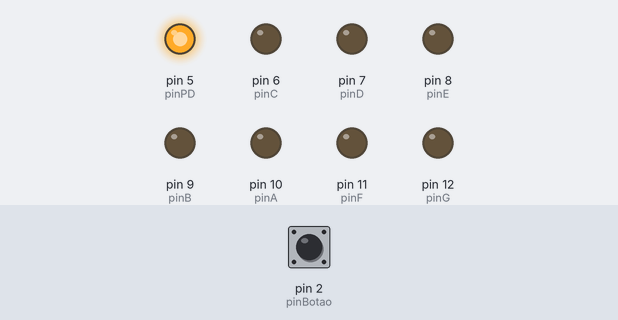
The sketch below on a simulated Arduino Uno, built with avr-gcc and run on an emulated ATmega328P. Parts: output pins drawn as LEDs (lit = HIGH). The inputs (shaded band) are chosen by the test bench; at power-on: pin 2 (pinBotao) LOW.

Above: at 1.2 s.
1.3 s: pin 2 (pinBotao) pulled HIGH for 0.15 s
At 2.0 s:
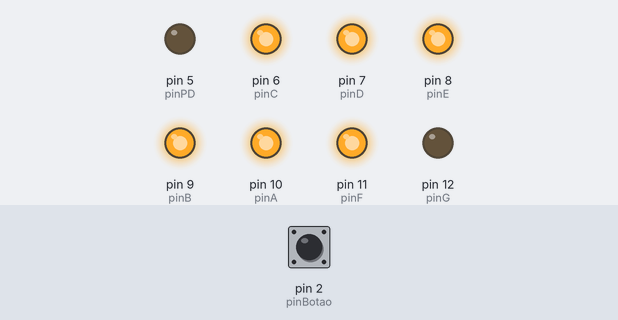
2.9 s: pin 2 (pinBotao) pulled HIGH for 1 s
At 3.3 s:
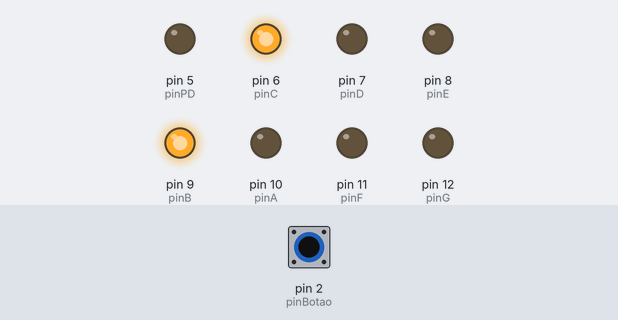
5.4 s: pin 2 (pinBotao) pulled HIGH for 0.15 s
At 6.4 s:
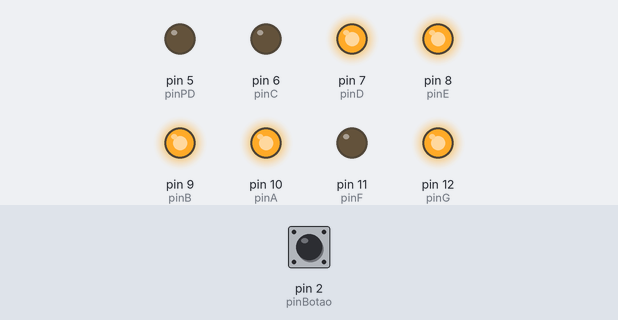
7.0 s: pin 2 (pinBotao) pulled HIGH for 3.2 s
At 7.6 s:
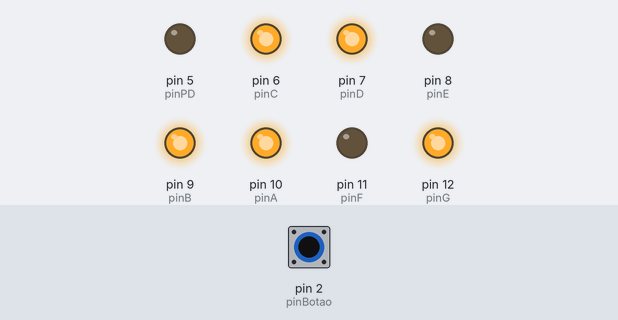
11.7 s: pin 2 (pinBotao) pulled HIGH for 0.15 s
At 12.4 s:
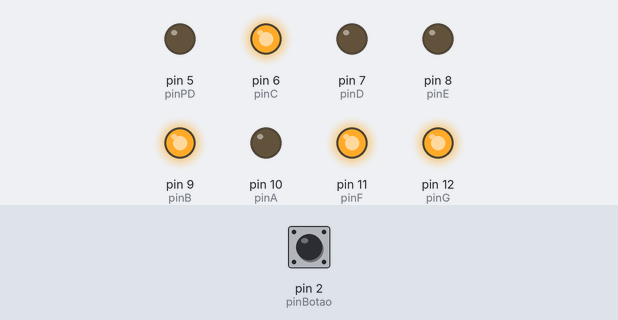
13.3 s: pin 2 (pinBotao) pulled HIGH for 1 s
At 13.6 s:
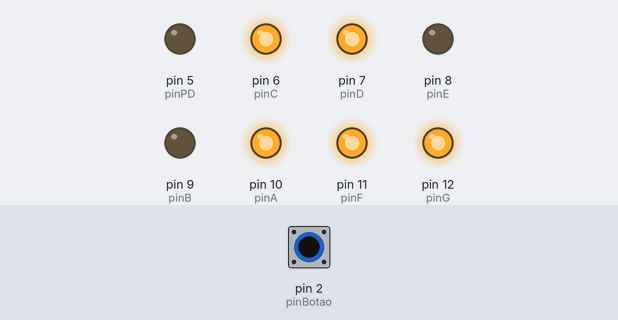
Timing chart, 0 to 16.3 s (numbered marks = the images above; inputs shaded):
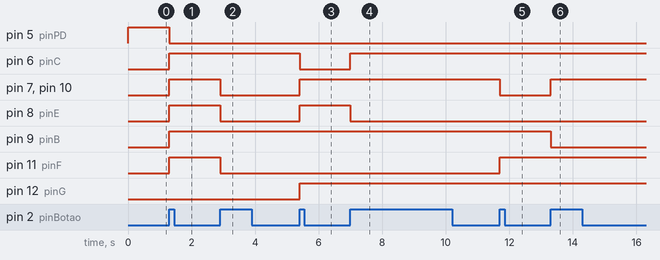

Measured:
- after the input at 1.3 s, pin 5 (pinPD): HIGH → LOW at once; pin 6 (pinC), pin 7 (pinD), pin 8 (pinE), pin 9 (pinB), pin 10 (pinA), pin 11 (pinF): LOW → HIGH at once
- after the input at 2.9 s, pin 7 (pinD), pin 8 (pinE), pin 10 (pinA), pin 11 (pinF): HIGH → LOW at once
- after the input at 5.4 s, pin 6 (pinC): HIGH → LOW at once; pin 7 (pinD), pin 8 (pinE), pin 10 (pinA), pin 12 (pinG): LOW → HIGH at once
- after the input at 7.0 s, pin 6 (pinC): LOW → HIGH at once; pin 8 (pinE): HIGH → LOW at once
- after the input at 11.7 s, pin 7 (pinD), pin 10 (pinA): HIGH → LOW at once; pin 11 (pinF): LOW → HIGH at once
- after the input at 13.3 s, pin 7 (pinD), pin 10 (pinA): LOW → HIGH at once; pin 9 (pinB): HIGH → LOW at once

The sketch:

Programa_C+__Display_7-LED_com_arduino.ino
```cpp
#define pinA 10
#define pinB 9
#define pinC 6
#define pinD 7
#define pinE 8
#define pinF 11
#define pinG 12
#define pinPD 5
#define pinBotao 2

int numero = 10;
boolean botaoAtu = false;
boolean botaoAnt = false;

void setup() {
  // put your setup code here, to run once:
  pinMode(pinBotao, INPUT);

  pinMode(pinA, OUTPUT);
  pinMode(pinB, OUTPUT);
  pinMode(pinC, OUTPUT);
  pinMode(pinD, OUTPUT);
  pinMode(pinE, OUTPUT);
  pinMode(pinF, OUTPUT);
  pinMode(pinG, OUTPUT);
  pinMode(pinPD, OUTPUT);
}

void loop() {
  // put your main code here, to run repeatedly:
  botaoAtu = digitalRead(pinBotao);

  if (botaoAtu && !botaoAnt) {
     numero++;

     if (numero > 9) {
        numero = 0;
     }
  }
  botaoAnt = botaoAtu;

  switch (numero) {
      case 0:
        digitalWrite(pinA, HIGH);
        digitalWrite(pinB, HIGH);
        digitalWrite(pinC, HIGH);
        digitalWrite(pinD, HIGH);
        digitalWrite(pinE, HIGH);
        digitalWrite(pinF, HIGH);
        digitalWrite(pinG, LOW);
        digitalWrite(pinPD, LOW);
        break;

      case 1:
        digitalWrite(pinA, LOW);
        digitalWrite(pinB, HIGH);
        digitalWrite(pinC, HIGH);
        digitalWrite(pinD, LOW);
        digitalWrite(pinE, LOW);
        digitalWrite(pinF, LOW);
        digitalWrite(pinG, LOW);
        digitalWrite(pinPD, LOW);
        break;

      case 2:
        digitalWrite(pinA, HIGH);
        digitalWrite(pinB, HIGH);
        digitalWrite(pinC, LOW);
        digitalWrite(pinD, HIGH);
        digitalWrite(pinE, HIGH);
        digitalWrite(pinF, LOW);
        digitalWrite(pinG, HIGH);
        digitalWrite(pinPD, LOW);
        break;

      case 3:
        digitalWrite(pinA, HIGH);
        digitalWrite(pinB, HIGH);
        digitalWrite(pinC, HIGH);
        digitalWrite(pinD, HIGH);
        digitalWrite(pinE, LOW);
        digitalWrite(pinF, LOW);
        digitalWrite(pinG, HIGH);
        digitalWrite(pinPD, LOW);
        break;

      case 4:
        digitalWrite(pinA, LOW);
        digitalWrite(pinB, HIGH);
        digitalWrite(pinC, HIGH);
        digitalWrite(pinD, LOW);
        digitalWrite(pinE, LOW);
        digitalWrite(pinF, HIGH);
        digitalWrite(pinG, HIGH);
        digitalWrite(pinPD, LOW);
        break;

      case 5:
        digitalWrite(pinA, HIGH);
        digitalWrite(pinB, LOW);
        digitalWrite(pinC, HIGH);
        digitalWrite(pinD, HIGH);
        digitalWrite(pinE, LOW);
        digitalWrite(pinF, HIGH);
        digitalWrite(pinG, HIGH);
        digitalWrite(pinPD, LOW);
        break;

      case 6:
        digitalWrite(pinA, HIGH);
        digitalWrite(pinB, LOW);
        digitalWrite(pinC, HIGH);
        digitalWrite(pinD, HIGH);
        digitalWrite(pinE, HIGH);
        digitalWrite(pinF, HIGH);
        digitalWrite(pinG, HIGH);
        digitalWrite(pinPD, LOW);
        break;

      case 7:
        digitalWrite(pinA, HIGH);
        digitalWrite(pinB, HIGH);
        digitalWrite(pinC, HIGH);
        digitalWrite(pinD, LOW);
        digitalWrite(pinE, LOW);
        digitalWrite(pinF, LOW);
        digitalWrite(pinG, LOW);
        digitalWrite(pinPD, LOW);
        break;

      case 8:
        digitalWrite(pinA, HIGH);
        digitalWrite(pinB, HIGH);
        digitalWrite(pinC, HIGH);
        digitalWrite(pinD, HIGH);
        digitalWrite(pinE, HIGH);
        digitalWrite(pinF, HIGH);
        digitalWrite(pinG, HIGH);
        digitalWrite(pinPD, LOW);
        break;

      case 9:
        digitalWrite(pinA, HIGH);
        digitalWrite(pinB, HIGH);
        digitalWrite(pinC, HIGH);
        digitalWrite(pinD, HIGH);
        digitalWrite(pinE, LOW);
        digitalWrite(pinF, HIGH);
        digitalWrite(pinG, HIGH);
        digitalWrite(pinPD, LOW);
        break;

      default:
        digitalWrite(pinA, LOW);
        digitalWrite(pinB, LOW);
        digitalWrite(pinC, LOW);
        digitalWrite(pinD, LOW);
        digitalWrite(pinE, LOW);
        digitalWrite(pinF, LOW);
        digitalWrite(pinG, LOW);
        digitalWrite(pinPD, HIGH);
        break;

  }
}
```
